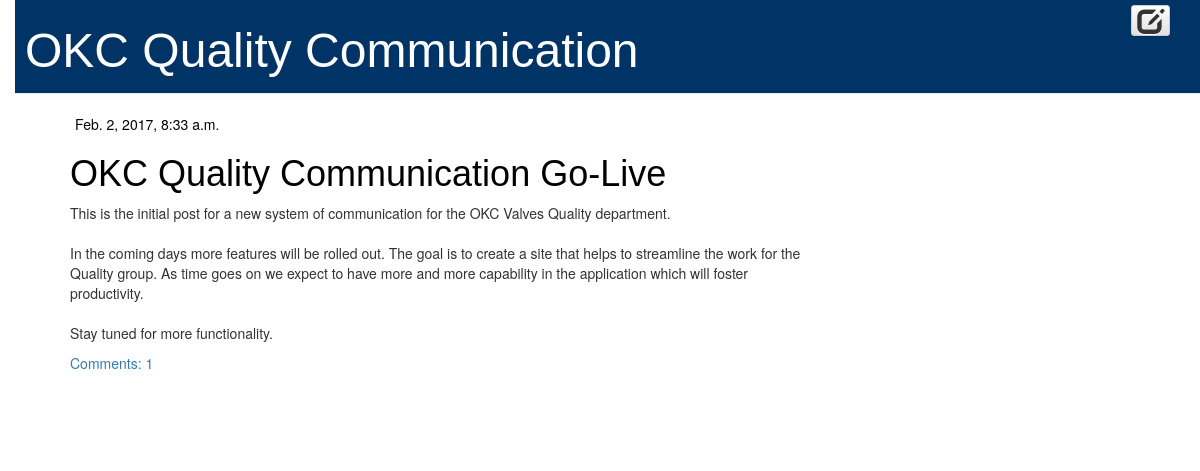
Screenshot of /blog/ with the database file from the repository.
### blog/models.py (models this page shows, shortened)
class Post(models.Model):
    author = models.ForeignKey('auth.User')
    title = models.CharField(max_length=200)
    text = models.TextField()
    created_date = models.DateTimeField(default=timezone.now)
    published_date = models.DateTimeField(blank=True, null=True)
    def approved_comments(self):
        return self.comments.filter(approved_comment=True)

### blog/views.py (the view)
# urls.py: url(r'^blog/$', views.post_list, name='post_list'),
def post_list(request):
    posts = Post.objects.filter(published_date__lte=timezone.now()).order_by('published_date')
    return render(request, 'blog/post_list.html', {'posts': posts})

### blog/templates/blog/post_list.html
{% extends 'blog/base.html' %}
{% block content %}
    {% for post in posts %}
        <div class="post">
            <div class="date">
                {{ post.published_date }}
            </div>
            <h1><a href="{% url 'post_detail' pk=post.pk %}">{{ post.title }}</a></h1>
            <p>{{ post.text|linebreaksbr }}</p>
            <a href="{% url 'post_detail' pk=post.pk %}">Comments: {{ post.approved_comments.count }}</a>
        </div>
    {% endfor %}
{% endblock %}

### default/static/css0/blog.css (style rules this page uses)
h1 a { color: #000000; font-family: sans-serif; }
body { padding-left: 15px; }
h1, h2, h3, h4 { font-family: sans-serif; }
.date { color: #000000; padding: 0px 0px 0px 5px; }
.post { margin-bottom: 70px; }
.post h1 a, .post h1 a:visited { color: #000000; }

### rows the page displays
Post: published_date "Feb. 2, 2017, 8:33 a.m.", title "OKC Quality Communication Go-Live", text "This is the initial post for a new system of communication for the OKC Valves Quality department. In the coming days more features will be rolled out. The goal is to create a site that helps to streamline the work for the Quality group. As time goes on we expect to have more and more capability in the application which will foster productivity. Stay tuned for more functionality.", approved_comments.count "1"
